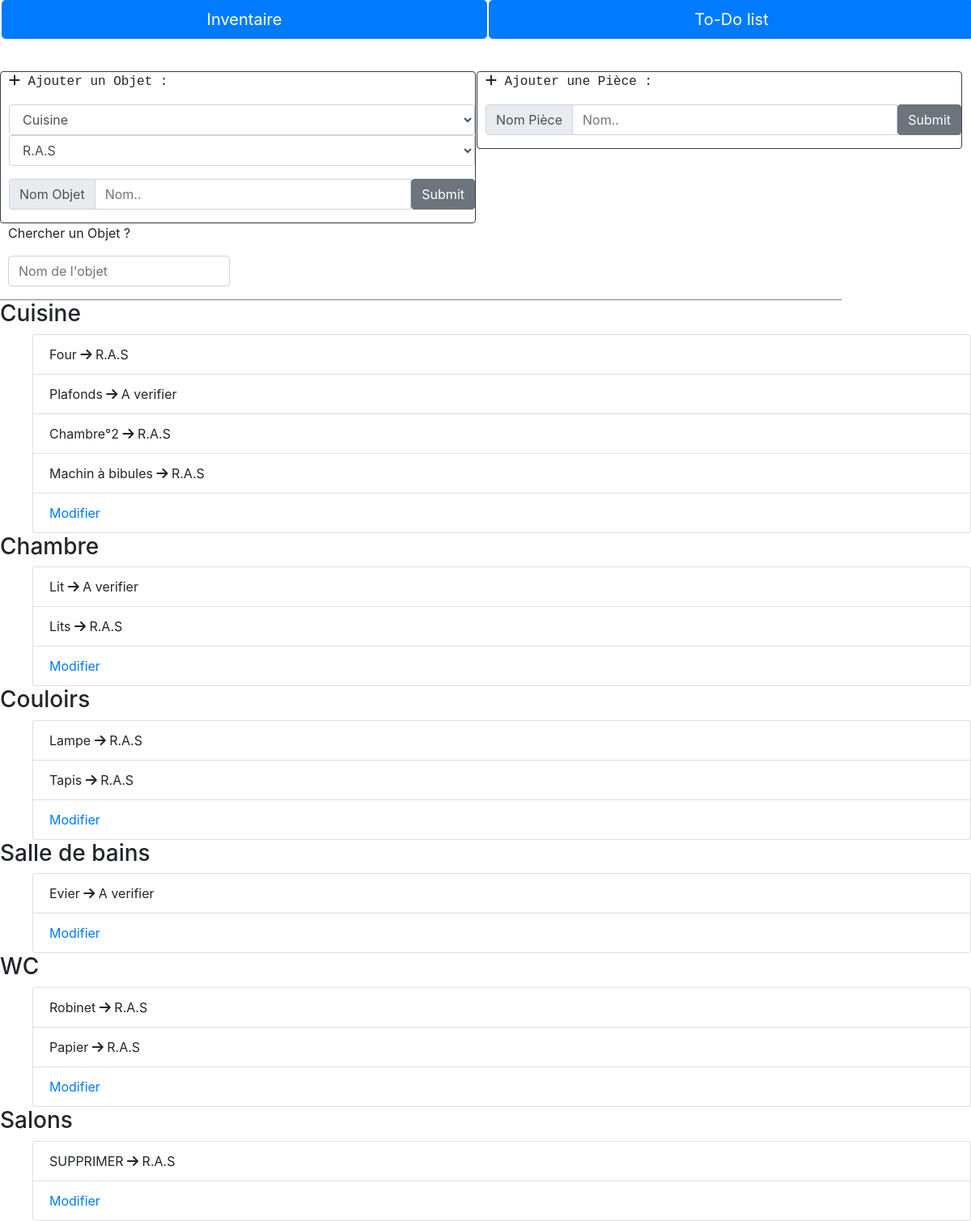
The page / on the database its author committed.
### tables this page shows
CREATE TABLE IF NOT EXISTS `piece` (
  `idPiece` int(11) NOT NULL AUTO_INCREMENT,
  `nomPiece` varchar(255) NOT NULL,
  PRIMARY KEY (`idPiece`)
);

CREATE TABLE IF NOT EXISTS `objet` (
  `idObjet` int(11) NOT NULL AUTO_INCREMENT,
  `nomObjet` varchar(255) NOT NULL,
  `idPiece` int(11) NOT NULL,
  `idEtat` int(11) NOT NULL,
  PRIMARY KEY (`idObjet`),
  KEY `idPiece` (`idPiece`),
  KEY `idEtat` (`idEtat`)
);

CREATE TABLE IF NOT EXISTS `etat` (
  `idEtat` int(11) NOT NULL AUTO_INCREMENT,
  `nomEtat` varchar(255) NOT NULL,
  PRIMARY KEY (`idEtat`)
);

### index.php (the view, shortened to what this page needs)
<?php
        $DataBase = mysqli_connect ( "localhost" , "root" , "" ) ;
        mysqli_select_db ( $DataBase, "todolist" ) ;
?>
<!DOCTYPE html>
<html>
	<head>
		<link rel="stylesheet" href="css/styles.css">
		<link rel="stylesheet" href="https://stackpath.bootstrapcdn.com/bootstrap/4.4.1/css/bootstrap.min.css">
	</head>
	<body>
			<section id="Menu">
			<ul>
				<div class="btn-group" role="group" aria-label="Basic example">
					<li><button type="button" class="btn btn-primary btn-lg btn-block" id="b1">Inventaire</button>  </li>
					<li><button type="button" class="btn btn-primary btn-lg btn-block" id="b2">To-Do list</button></li>
				</div>
			</ul>
		</section>
	<div id="Page1">
		<section id="PageInventaire">
			<section id="BarresInterraction">
				<div id="AjoutPiece" class="border border-dark rounded ">
					<form action="php/AjoutPiece.php" >
					<p class="text-monospace"><i class="fas fa-plus"></i> 			Ajouter une Pièce :<br>
					<div class="input-group mb-3">
						<div class="input-group-prepend">
							<span class="input-group-text" id="inputGroup-sizing-default">Nom Pièce</span>
						</div>
						<input class="form-control" aria-label="Sizing example input" aria-describedby="inputGroup-sizing-default" type="text" name="nomPiece" value ="" placeholder="Nom.."> <input type="submit" class="btn btn-secondary" placeholder="Valider">
					</div>
					</form>
				</div>
				<div id="AjoutObjet" class="border border-dark rounded ">
				<form action="php/AjoutObjet.php" class="form-group">
					<p class="text-monospace"><i class="fas fa-plus"></i> Ajouter un Objet :</p>
					<div class="form-group">
						<?php
						$Requete = "SELECT * FROM `piece` " ;
						$Resultat = mysqli_query ( $DataBase, $Requete )  or  die(mysqli_error($DataBase) ) ;
						echo "<select name='idPiece' id='objet-piece' class='form-control' >";
						while (  $ligne = mysqli_fetch_array($Resultat)  )
							{
								echo "<option name='idPiece' value=". utf8_encode($ligne['idPiece']) .">" . utf8_encode($ligne['nomPiece']) . "</option>";
							}
						echo "</select>";
						$Requete = "SELECT * FROM `etat` " ;
						$Resultat = mysqli_query ( $DataBase, $Requete )  or  die(mysqli_error($DataBase) ) ;
						echo "<select name='idEtat' id='objet-etat' class='form-control'>";
						while (  $ligne = mysqli_fetch_array($Resultat)  )
							{
								echo "<option name='idEtat' value=". utf8_encode($ligne['idEtat']) .">" . utf8_encode($ligne['nomEtat']) . "</option>";
							}
						echo "</select>";
						?>
					</div>
					<div class="input-group mb-3">
						<div class="input-group-prepend">
							<span class="input-group-text" id="inputGroup-sizing-default" name="nomObjet" value="" >Nom Objet</span>
						</div>
						<input class="form-control" aria-label="Sizing example input" aria-describedby="inputGroup-sizing-default" type="text" name="nomObjet" value ="" placeholder="Nom.."> <input type="submit" class="btn btn-secondary" placeholder="Valider">
					</div>
				</form>
			</section>
		</section>
		<div id="BarreDeRecherche">
			<p>Chercher un Objet ?</p>
			<form action="" class="formulaire">
			<div class="input-group mb-3">
				<input type="text" class="form-control" placeholder="Nom de l'objet" aria-label="Recipient's username" aria-describedby="basic-addon2">
			</div>
		</form>
		</div>
		<br>
		<section id="ListePieces">
		<ul class="list-group">
		<?php
			$Requete = "SELECT * FROM piece" ;
			$Resultat = mysqli_query ( $DataBase, $Requete )  or  die(mysqli_error($DataBase) ) ;
			while (  $ligne = mysqli_fetch_array($Resultat)  )
				{
					echo "<h3 >" . utf8_encode($ligne['nomPiece']) . "</h3>";
					$Piece = utf8_encode($ligne['nomPiece']);
					echo "<ul>";
					$Requete2 = "SELECT nomObjet,nomPiece,nomEtat FROM objet
					Join piece on objet.idPiece = piece.idPiece
					Join etat on objet.idEtat = etat.idEtat
					WHERE nomPiece =  '$Piece'  " ;
					$Resultat2 = mysqli_query ( $DataBase, $Requete2 )  or  die(mysqli_error($DataBase) ) ;
					while (  $ligne = mysqli_fetch_array($Resultat2)  )
						{
							echo "<li class='list-group-item'>" . utf8_encode($ligne['nomObjet']) . " <i class='fas fa-arrow-right'></i> " . utf8_encode($ligne['nomEtat']) ."</li>";
						}
					echo "<li class='list-group-item'> <A HREF='php/PageInventaireMODIF.php?nomPiece=".$Piece ."'>Modifier </A> </li>";
					echo "</ul>";
				}
		?>
		</ul>
    </section>
	</div>
	</body>
</html>

### css/styles.css (style rules this page uses)
#Menu ul { padding:0; margin:0; list-style-type:none; background-color: white; }
#Menu li { margin-left:2px; float:left; }
#BarresInterraction { background-color: white; padding-top: 2.5em; }
#AjoutPiece { border:2px solid; border-radius: 16px; width: 50VW; display: inline-block; padding-left: 10px; margin-left: 1px; }
#AjoutObjet { border:2px solid; border-radius: 16px; width: 49VW; float: left; padding-left: 10px; }
#BarreDeRecherche { display: inline-block; width:1040px; height:auto; padding-left: 10px; border-bottom: 1px solid; border-color: gray }
.formulaire { display:inline-block; }
#b1 { width: 50vw; }
#b2 { width: 50vw; }

### rows shown on the page
piece: nomPiece "Cuisine"
objet: nomObjet "Four", idEtat.nomEtat "R.A.S"
objet: nomObjet "Plafonds", idEtat.nomEtat "A verifier"
objet: nomObjet "Chambre°2", idEtat.nomEtat "R.A.S"
objet: nomObjet "Machin à bibules", idEtat.nomEtat "R.A.S"
piece: nomPiece "Chambre"
objet: nomObjet "Lit", idEtat.nomEtat "A verifier"
objet: nomObjet "Lits", idEtat.nomEtat "R.A.S"
piece: nomPiece "Couloirs"
objet: nomObjet "Lampe", idEtat.nomEtat "R.A.S"
objet: nomObjet "Tapis", idEtat.nomEtat "R.A.S"
piece: nomPiece "Salle de bains"
objet: nomObjet "Evier", idEtat.nomEtat "A verifier"
piece: nomPiece "WC"
objet: nomObjet "Robinet", idEtat.nomEtat "R.A.S"
objet: nomObjet "Papier", idEtat.nomEtat "R.A.S"
piece: nomPiece "Salons"
objet: nomObjet "SUPPRIMER", idEtat.nomEtat "R.A.S"

### other values the page prints
form field idPiece "Cuisine"
form field idEtat "R.A.S"
